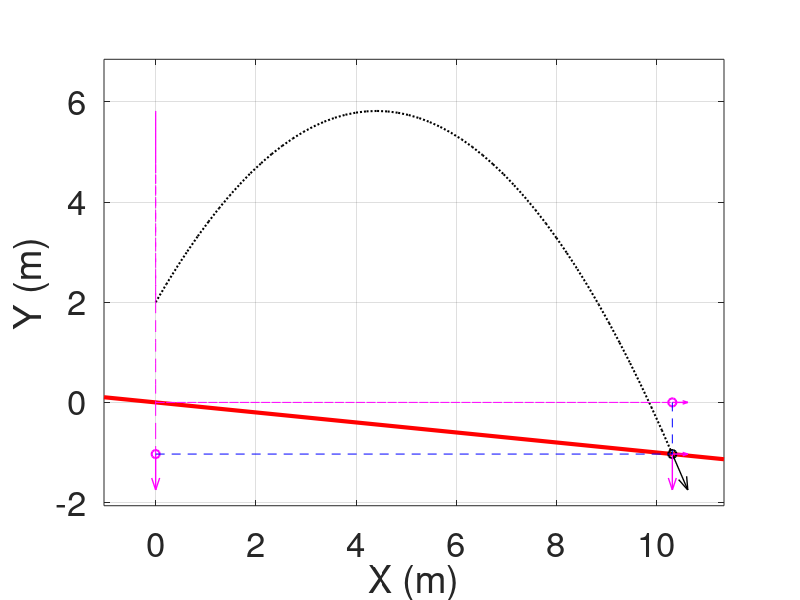

This figure's MATLAB source:
% DEMONSTRATING PROJECTILE MOTION WITHOUT AIR RESISTANCE
% units: N, m, s
% the y-axis is upward
% created by: Duc Dao
% Github link: www.github.com/...
%================================
clear; % clear all variables, if any
close all; % close all figures, if any
%================================
% INPUTS
g = 9.82; % gravitational acceleration
x0 = 0; y0 = 2; % initial coordinates
v0 = 10; % initial velocity
alpha = +60; % angle between the x-axis and v0 (deg), -90< alpha < 90
%---- the equation of the ground plan is y = ax + b, where:
a = -0.1;
b = 0;
% END OF INPUTS
%================================
% FOR PLOTTING
object_line_thickness = 1.5;
trajectory_line_thickness = 1.5;
velocity_line_thickness = 1.0;
ground_line_thickness = 3.0;
ref_line_thickness = 0.5;
%================================
% PROCESSING
if (alpha > 90) || (alpha <-90) % if alpha is out of (-90,90) then stop
  disp('alpha must belong to [-90;90]');
  return;
end
v0x = v0*cos(alpha*pi/180); % the x-component of v0
v0y = v0*sin(alpha*pi/180); % the y-component of v0
if (v0x == 0) % free fall case
  tm = (v0y + sqrt(v0y^2 - 2*g*(b-y0)))/g; % flying time
else % incline projectile motion
  A = g/2/v0x^2;
  B = v0y/v0x + g*x0/v0x^2 - a;
  C = y0 - v0y/v0x*x0 - g*x0^2/2/v0x^2 - b;
  xm = (B + sqrt(B^2 + 4*A*C))/2/A; % intersection between the ground and the projectile
  tm = (xm - x0)/v0x; % flying time
end
if (~(isreal(tm)) || tm <=0)
  disp('Check initial condition. The object cannot fly!');
  return;
end
t= linspace(0,tm,50); % create a time series which contains 50 instances with a constant interval
x = x0 + v0x*t; % x-coordinate during t
y = y0 + v0y*t - g/2*t.^2; % y-coordinate during t
vx = v0x*ones(1,length(t)); % vx during t
vy = v0y - g*t; % vy during t
%=================================
% PLOTTING
figure; % create a new figure for plotting
%---- Specify the plotting area
maxlength = max(xm-x0,max([y,b])-min([y,b]));
xmin = x0 - 0.1*maxlength; % coordinate limit for defining the plot area
xmax = xm + 0.1*maxlength; % coordinate limit for defining the plot area
ymin = min([y,b])-0.1*maxlength; % coordinate limit for defining the plot area
ymax = max([y,b])+0.1*maxlength; % coordinate limit for defining the plot area
%---- Plot the ground surface
xg = [xmin,xmax]; % the x-coordinate of the ground surface
yg = a*xg + b; % the y-coordinate of the ground surface
plot(xg,yg,'r-','linewidth',ground_line_thickness); % plot ground line
hold 'on'; % do not clear the old objects when a new object is being plotted
%---- Specify the length of the velocity vectors for display
arrowlength = 0.07*max(xmax-xmin,ymax-ymin); % max length of the velocity vector
sf = arrowlength/max(sqrt(vx.^2+vy.^2)); % a scale factor to the velocity
% the above two commands calculate a scale factor (sf) to the velocity such that
% the max length of the velocity vector equals 0.07 times the maximum side of the plotting window.
%---- Plot the projectile at the initial location
plotted_object_in_x = scatter(x(1),0,'m','linewidth',object_line_thickness); % projection of the projectile on the x-axis
plotted_object_in_y = scatter(0,y(1),'m','linewidth',object_line_thickness); % projection of the projectile on the y-axis
plotted_object = scatter(x(1),y(1),'k','linewidth',object_line_thickness); % plot the initial location of the projectile
plotted_vx = quiver(x(1),0,sf*vx(1),0,'m-','linewidth',velocity_line_thickness); % plot the v0x on the x-axis
plotted_vy = quiver(0,y(1),0,sf*vy(1),'m-','linewidth',velocity_line_thickness); % plot the v0y on the y-axis
plotted_ref_x = plot([0,x(1)],[y(1),y(1)],'b--','linewidth',ref_line_thickness); % reference line
plotted_ref_y = plot([x(1),x(1)],[0,y(1)],'b--','linewidth',ref_line_thickness); % reference line
plotted_V = quiver(x(1),y(1),sf*vx(1),sf*vy(1),'k-','linewidth',velocity_line_thickness); % plot the v0 vector
plotted_Vx = quiver(x(1),y(1),sf*vx(1),0,'m-','linewidth',velocity_line_thickness); % plot the v0x on the projectile
plotted_Vy = quiver(x(1),y(1),0,sf*vy(1),'m-','linewidth',velocity_line_thickness); % plot the v0y on the projectile
%---- Add components and configure the plot
xlabel('X (m)'); % the label of the x-axis
ylabel('Y (m)');
grid 'on'; % add grid to the plot
set(gca,'FontSize',25); % set the font size
xlim([xmin,xmax]); % set the plot limits
ylim([ymin,ymax]);
axis equal; % set the same unit on both axes
box 'on'; % add a box to the margins of the plot
pause(3); % pause for 3 seconds
%---- Plot the projectile motion and relevent information
for ix = 2:length(x)
  % delete plotted objects from a previous time instance
  delete(plotted_object);
  delete(plotted_V);
  delete(plotted_Vx);
  delete(plotted_Vy);
  delete(plotted_vx);
  delete(plotted_vy);
  delete(plotted_object_in_x);
  delete(plotted_object_in_y);
  delete(plotted_ref_x);
  delete(plotted_ref_y);
  % plot objects at the current time instance
  plotted_object = scatter(x(ix),y(ix),'k','linewidth',object_line_thickness); % the projectile
  plot(x(ix-1:ix),y(ix-1:ix),'k:','linewidth',trajectory_line_thickness); % the trajectory
  plotted_V = quiver(x(ix),y(ix),sf*vx(ix),sf*vy(ix),'k-','linewidth',velocity_line_thickness); % plot the velocity vector
  plotted_Vx = quiver(x(ix),y(ix),sf*vx(ix),0,'m-','linewidth',velocity_line_thickness); % plot the vx
  plotted_Vy = quiver(x(ix),y(ix),0,sf*vy(ix),'m-','linewidth',velocity_line_thickness); % plot the vy
  plotted_object_in_x = scatter(x(ix),0,'m','linewidth',object_line_thickness); % projection of the projectile on the x-axis
  plotted_object_in_y = scatter(0,y(ix),'m','linewidth',object_line_thickness); % projection of the projectile on the y-axis
  plot([0,0],y(ix-1:ix),'m--','linewidth',ref_line_thickness); % the projection of the trajectory on the y-axis
  plot(x(ix-1:ix),[0,0],'m--','linewidth',ref_line_thickness); % the projection of the trajectory on the x-axis
  plotted_vx = quiver(x(ix),0,sf*vx(ix),0,'m-','linewidth',velocity_line_thickness); % plot the vx on the x-axis
  plotted_vy = quiver(0,y(ix),0,sf*vy(ix),'m-','linewidth',velocity_line_thickness); % plot the vy on the y-axis
  plotted_ref_x = plot([0,x(ix)],[y(ix),y(ix)],'b--','linewidth',ref_line_thickness); % reference line
  plotted_ref_y = plot([x(ix),x(ix)],[0,y(ix)],'b--','linewidth',ref_line_thickness); % reference line
  pause(0.02); % pause 0.01 s for observing
end
